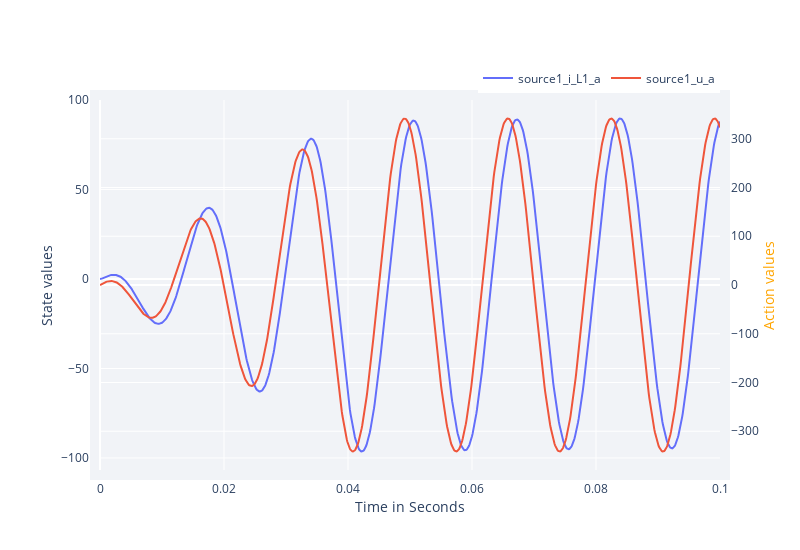

Write notebook code for a chart like this one.
### Markdown cell above
_______________________________________________________________________________
### Under the Hood

- The software solves the electrical network in the time domain using a set of Linear Time Invariant ODEs.
- The source voltage (action) and current through the filter inductor (state) of phase 'a' is shown below.

### Code cell
plot_hook_results(hook = hook, 
                    states_to_plot  = ["source1_i_L1_a"], # Inductor current [A]
                    actions_to_plot = ["source1_u_a"],    # Source voltage [V]
                    )

### Figure 1 — Plotly figure (JSON) as saved in the notebook; plotly's stock layout.template omitted (floating-point values rounded to 4 significant figures; data arrays with more than 128 entries replaced by an {"elided": "..."} marker saying what was removed)
{"data": [{"mode": "lines", "name": "source1_i_L1_a", "type": "scatter", "x": {"elided": "1001 float values"}, "y": {"elided": "1001 float values"}}, {"mode": "lines", "name": "source1_u_a", "type": "scatter", "x": {"elided": "1001 float values"}, "y": {"elided": "1001 float values"}, "yaxis": "y2"}], "layout": {"height": 550, "legend": {"orientation": "h", "x": 1, "xanchor": "right", "y": 1.02, "yanchor": "bottom"}, "margin": {"b": 80, "l": 100, "pad": 10, "r": 80, "t": 100}, "plot_bgcolor": "#f1f3f7", "width": 800, "xaxis": {"title": {"text": "Time in Seconds"}}, "yaxis": {"title": {"text": "State values"}}, "yaxis2": {"overlaying": "y", "side": "right", "title": "Action values", "titlefont": {"color": "orange"}}}}
